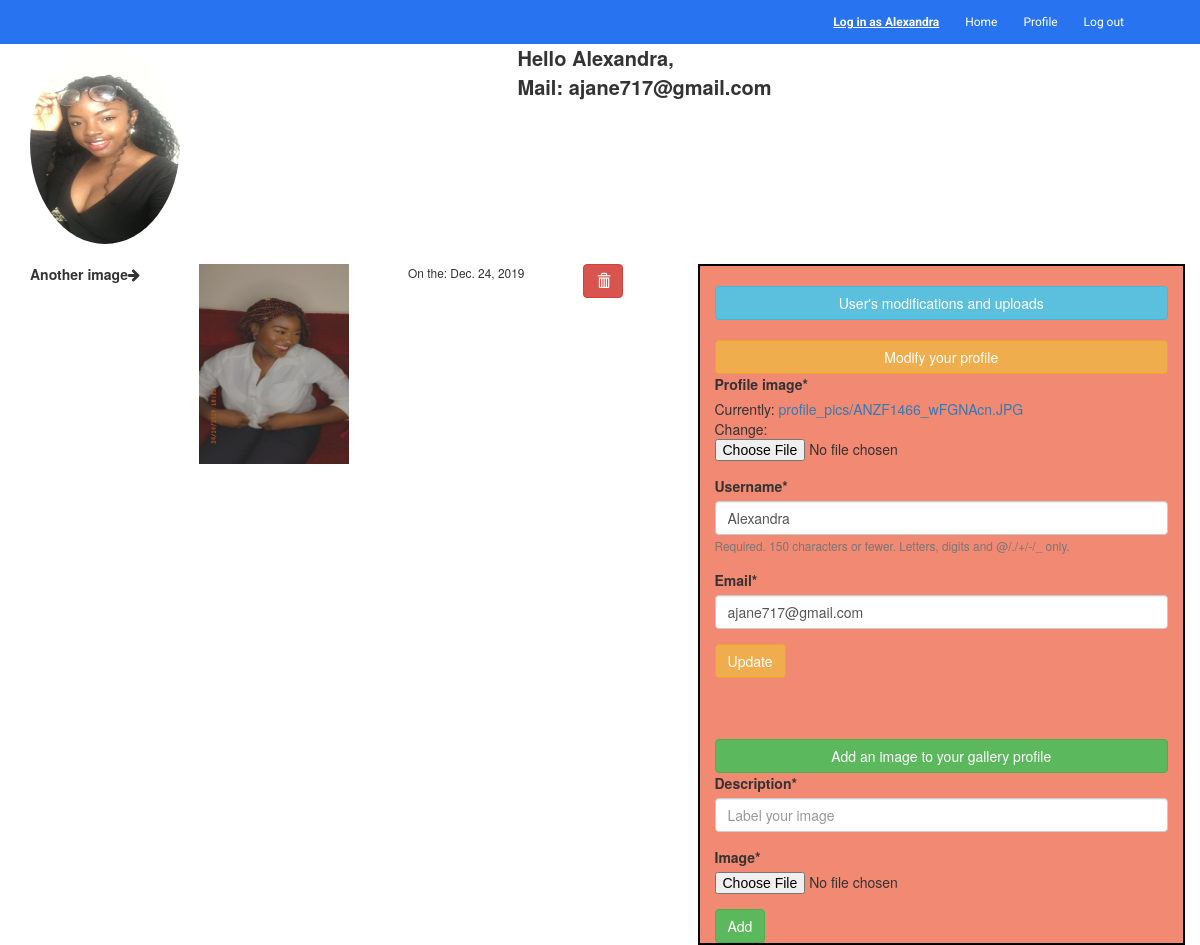
/profile/ (signed in), run on the app's committed database.
### users/models.py (models this page shows, shortened)
class Profile(models.Model):
    user = models.OneToOneField(User, on_delete=models.CASCADE)
    profile_image = models.ImageField(upload_to='profile_pics/', null=True)

class UploadImages(models.Model):
    user = models.ForeignKey(User, on_delete=models.CASCADE)
    image = models.ImageField(upload_to='uploaded_images/', null=True)
    image_label = models.TextField()
    pub_date = models.DateField(default=timezone.now)

### users/views.py (the view)
# urls.py: path('profile/', user_views.profile, name='profile'),
@login_required
def profile(request):
    if request.method == 'POST':
        form = AddImage(request.POST, request.FILES)
        p_form = ProfileUpdateForm(request.POST,
                                   request.FILES,
                                   instance=request.user.profile)  #instance is the current informations of the object before the changes
        u_form = UserUpdateForm(request.POST,
                                   instance=request.user)
        if form.is_valid():
            new_image = UploadImages(
                image_label=form.cleaned_data["description"],
                image=form.cleaned_data["image"],
                pub_date=timezone.now(),
                user=request.user
            )
            new_image.save()
            messages.success(request, f'New image added')
        if u_form.is_valid() and p_form.is_valid():
            p_form.save()
            u_form.save()
            messages.success(request, f'Account updated succesfully')
            return redirect('profile')
    else:
        form = AddImage()
        p_form = ProfileUpdateForm(instance=request.user.profile)
        u_form = UserUpdateForm(instance=request.user)
    return render(request, 'profile.html', {'form': form, 'pform': p_form,
                                            'uform': u_form,
                                            'images': UploadImages.objects.filter(user=request.user)})

### users/forms.py
class AddImage(forms.Form):
    description = forms.CharField(
        max_length=30,
        widget=forms.TextInput(attrs={
            "class": "form-control",
            "placeholder": "Label your image",
        })
    )
    image = forms.ImageField(
        )

class ProfileUpdateForm(forms.ModelForm):
    class Meta:
        model = Profile
        fields = ['profile_image']

### users/templates/profile.html (shortened to what this page needs)
<!DOCTYPE html>
<html lang="en">
{% load static %}
{% load crispy_forms_tags %}
<head>
        <link href="{% static 'main.css' %}" rel="stylesheet">
        <link rel="stylesheet" href="https://cdnjs.cloudflare.com/ajax/libs/font-awesome/4.7.0/css/font-awesome.min.css">
    <link href="//maxcdn.bootstrapcdn.com/bootstrap/3.3.0/css/bootstrap.min.css" rel="stylesheet" id="bootstrap-css">
</head>
<body>
<div id="flipkart-navbar">
    <div class="container">
        <div class="row row1">
            <ul class="largenav pull-right">
                {% if user.is_authenticated %}
                <li class="upper-links" style="text-decoration:underline; font-weight:bold">Log in as {{ user.username }}</li>
                <li class="upper-links"><a class="links" href="{% url 'index' %}">Home</a></li>
                <li class="upper-links"><a class="links" href="{% url 'profile' %}">Profile</a></li>
                <li class="upper-links"><a class="links" href="{% url 'logout' %}">Log out</a></li>
                {% else %}
                <li class="upper-links"><a class="links" href="{% url 'login' %}">Login</a></li>
                <li class="upper-links"><a class="links" href="{% url 'register' %}">Register</a></li>
                {% endif %}
            </ul>
        </div>
    </div>
</div>
<div class="container">
    <div class="row">
        <div class="col col-md-5">
            <img height="200" width="150" src="{{ user.profile.profile_image.url }}" style="border-radius: 50%;"><br><br>
        </div>
        <div class="col col-md-6" style="font-size:20px; font-weight:bold">Hello {{ user.username }},<br> Mail: {{ user.email }}</div>
    </div>
    <div class="row">
        <div class="col col-md-7" style="display: grid;grid-template-columns: auto auto auto auto;">
            {% for img in images %}
                <p style="font-weight:bold;">{{ img.image_label }}<span class="fa fa-arrow-right"></span></p>
                <img height="200" width="150" src="{{ img.image.url }}">
                <small>On the: {{ img.pub_date }}</small>
                <form action="{% url 'delete' pk=img.id %}" method="post">
                    <button type="submit" class="btn btn-danger"><span class="glyphicon glyphicon-trash"></span></button>
                </form>
            {% endfor %}
        </div>
        <div class="col col-md-5" style="display: flex; flex-direction: column; border: 2px solid black; float:right;background-color: #f18973;">
            <h1 class="btn btn-info">User's modifications and uploads</h1>
            <h2 class="btn btn-warning">Modify your profile</h2>
          <form action="" method="post" enctype="multipart/form-data">
            {{ pform|crispy }}
            {{ uform|crispy }}
            <input type="submit" value="Update" class="btn btn-warning">
          </form>
          <hr><h2 class="btn btn-success">Add an image to your gallery profile</h2>
          <form action="" method="post" enctype="multipart/form-data">
            {{ form|crispy }}
            <input type="submit" value="Add" class="btn btn-success">
          </form>
        </div>
    </div>
</div>
</body>
</html>

### search_number/static/main.css (style rules this page uses)
#flipkart-navbar { background-color: #2874f0; color: #FFFFFF; }
.row1 { padding-top: 10px; padding-right: 50px; }
.upper-links { display: inline-block; padding: 0 11px; line-height: 23px; font-family: 'Roboto', sans-serif; letter-spacing: 0; color: inherit; border: none; outline: none; font-size: 12px; }
.links { color: #fff; text-decoration: none; }
.largenav { display: none; }
@media screen and (min-width: 768px) { .largenav { display: block; } }

### data on the page
UploadImages: image_label "Another image", image (picture), pub_date "Dec. 24, 2019"

### other printed values
{{ user.username }} "Alexandra"
{{ user.email }} "ajane717@gmail.com"
